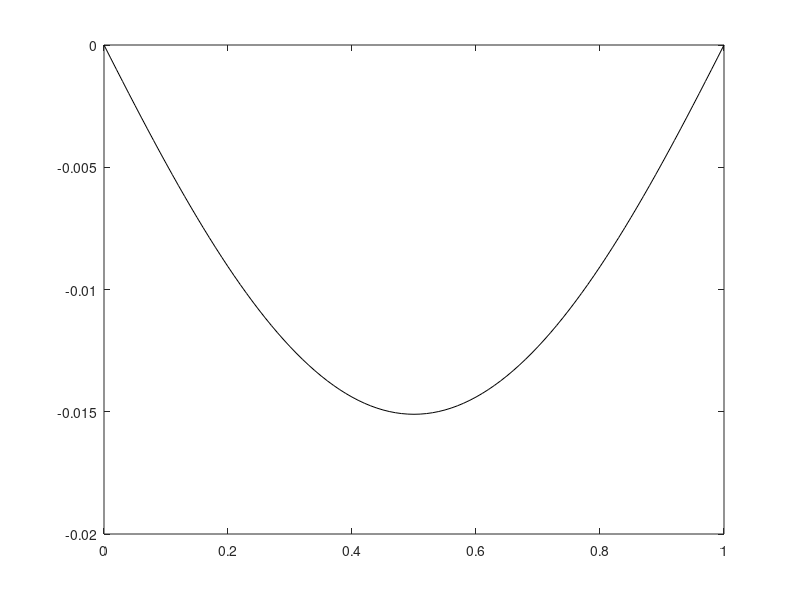
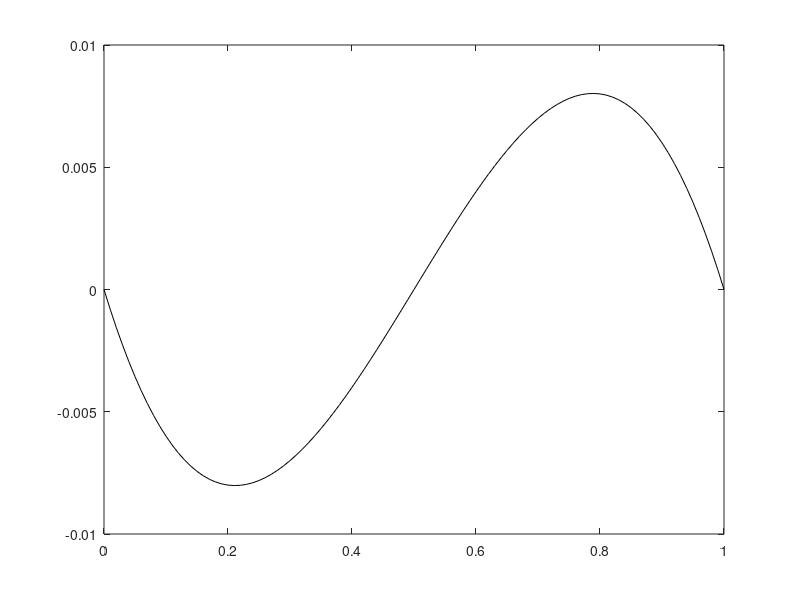

Reproduce these figures in MATLAB, in order.
clear all; close all;

% Setting parameters for solid
% E = 200e9;          % Youngs Mod
% t=0.1;              % Thickness of beam
% w=0.2;              % Width of beam
% A = t*w;            % Area of beam
% k = 5/6;            % Timoshenko shear coefficient
% Gg = 79.3e9;        % Shear modulus of steel
% I = t^3*w/12;       % Moment of inertia
Le = 1;               % Length of bar
P=-1;                 % Force on end of beam
rho = -1;             % Uniform dist load

theta_bc = 0;
u_bc = 0;
mbc = 0;            %/(E*I)?
sbc = 0;

% Setting parameters for FEM
nel = 100;               % number elements
dof = nel+1;         % number of nodes/matrix size
x = linspace(0,Le,dof); % nodal x-points
MCA = [1:dof-1; 2:dof]';
y0 = zeros(1,2);
el_l = Le/nel;
eps_inv =  1/.1;     % k*Gg*A*Le^2/(E*I); 

hh = waitbar(0,'Building Stiffness and Mass Matrices. Please Wait...');

GP1 = 0;
W1 = 2;
GP = [-1/sqrt(3)  1/sqrt(3)]; % 2 point***********
W = [1  1];    % 2 point ************
% GP = [-.7745966692 0 .7745966692]; % 3 point
% W = [.5555555556 .8888888889 .5555555556];    % 3 point
% GP = [-.8611363116 -.3399810436 .8611363116 .3399810436]; % 4 point
% W = [.3478548451 .6521451549 .3478548451 .6521451549];    % 4 point

K = zeros(dof);
K_UI = zeros(dof);
L = zeros(dof);
M = zeros(dof);

F = zeros(dof,1);
G = zeros(dof,1);
elx = zeros(nel,2);

% set(gcf, 'Visible', 'off')                  % make plotting invisible
% figure(1)
for el = 1:nel % Loop through each element
    for i=1:2       
        elx(el,1) = x(1,el);        % nodal coord array x1 point
        elx(el,2) = x(1,el+1);      % nodal coord array x2 point
    end
%     plot (elx(el,1:2), y0,'Color','k') % plot undeformed mesh
%     hold on                                     
    
    %el_l = elx(el,2)-elx(el,1);          % element length

    K_e = zeros(2);   
    F_e = zeros(2,1);
    G_e = zeros(2,1);
    for i=1:max(size(GP))

            psi = GP(i);

            N = .5*[ 1-psi 1+psi ]; % Parent element shape func matrix
            detJ = el_l/2;         % Jacobian inverse
            invdetJ = detJ^-1;
            % Parent element grad shape func matrix
            B = .5*[ -1 1 ]*invdetJ; %          
            
            K_e = K_e + W(i)*(B'*B)*detJ;
            F_e = F_e + W(i)*N'*rho*detJ;
            
    end
    
    psi = GP1;
    N = .5*[ 1-psi 1+psi ]; % Parent element shape func matrix
    detJ = el_l/2;         % Jacobian inverse
    invdetJ = detJ^-1;
    % Parent element grad shape func matrix
    B = .5*[ -1 1 ]*invdetJ; %  
    
    K_e_UI = W1*(B'*B)*detJ;
    L_e = W1*(N'*B)*detJ;
    M_e = W1*(N'*N)*detJ;
    
    if el == nel
        psi = -1;
        N = .5*[ 1-psi 1+psi ]; % Parent element shape func matrix
        F_e = F_e + N'*sbc;
        G_e = G_e + N'*mbc;
    end
    
    K(MCA(el,1:2),MCA(el,1:2)) = K(MCA(el,1:2),MCA(el,1:2)) + K_e;
    L(MCA(el,1:2),MCA(el,1:2)) = L(MCA(el,1:2),MCA(el,1:2)) + L_e;
    M(MCA(el,1:2),MCA(el,1:2)) = M(MCA(el,1:2),MCA(el,1:2)) + M_e;
    K_UI(MCA(el,1:2),MCA(el,1:2)) = K_UI(MCA(el,1:2),MCA(el,1:2)) + K_e_UI;
    
    F(MCA(el,1:2),1) = F(MCA(el,1:2),1) + F_e;
    G(MCA(el,1:2),1) = G(MCA(el,1:2),1) + G_e;
    waitbar(el/nel);
end
K11 = K + eps_inv*M;
K12 = -eps_inv*L;
K22 =  eps_inv*K_UI;
K_f = [K11 , K12 ; K12' , K22];

f_f = [G ; F];

f_f = f_f - K_f(:,1)*theta_bc - K_f(:,dof+1)*u_bc-...
        K_f(:,dof)*theta_bc - K_f(:,dof+dof)*u_bc;

%BC at node 1
K_f(1,:) = 0;
K_f(dof+1,:) = 0;
K_f(:,1) = 0;
K_f(:,dof+1) = 0;
K_f(1,1) = 1;
K_f(dof+1,dof+1) = 1;
%BC at node n
K_f(dof,:) = 0;
K_f(dof+dof,:) = 0;
K_f(:,dof) = 0;
K_f(:,dof+dof) = 0;
K_f(dof,dof) = 1;
K_f(dof+dof,dof+dof) = 1;
% K_f(1,dof+1) = 1;
% K_f(dof+1,1) = 1;
f_f(dof+1) = 0;
f_f(dof+dof) = 0;

d = K_f\f_f;
format long
min(d(dof:dof+dof))
close(hh);

figure(1)
for el = 1:nel
    plot (elx(el,1:2), d(dof+el:dof+el+1),'Color','k')% plot undef mesh
    hold on    
end
% set(gcf, 'Visible', 'on')
figure(2)
for el = 1:nel
    plot (elx(el,1:2), d(el:el+1),'Color','k')% plot undef mesh
    hold on    
end

